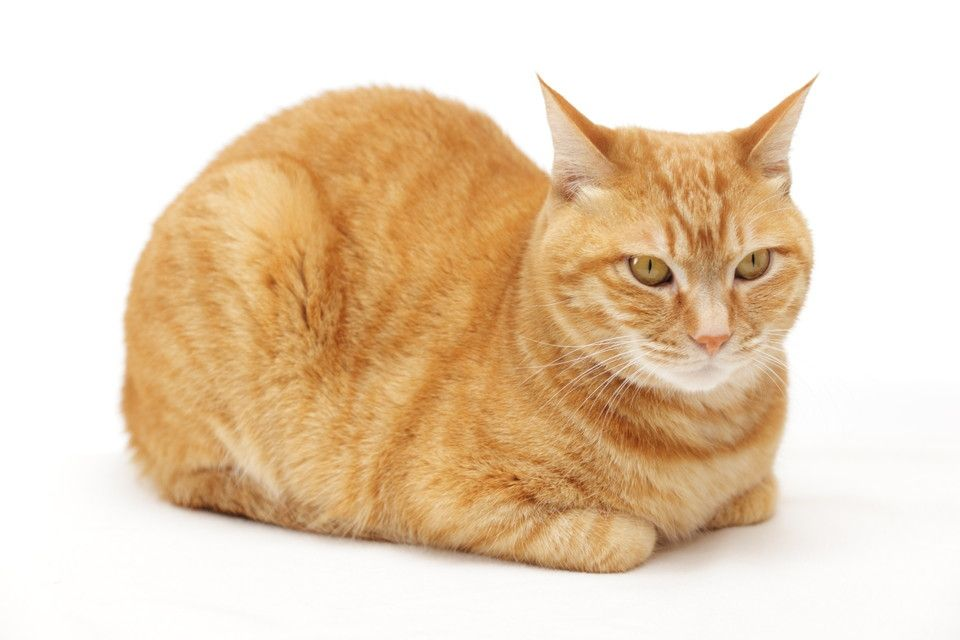
#> input picture Pract11/IM/1.jpg, 960 x 640 px; its folder holds only this picture in this run
$ python 11.1.py
#> lines starting #> are read from the running program, lines starting #| are printed output that depends on the picture
import os
from PIL import Image, ImageFilter

Dir = "filt"
os.makedirs(Dir, exist_ok=True)
Dir_res = "IM"

for i in os.listdir(Dir_res):
    a = os.path.join(Dir_res, i)
    if os.path.isfile(a):
        try:
            img = Image.open(a)
#> img is the input picture: PIL image 960x640 RGB; mean R, G, B 232.5, 210.2, 183.8
            cont = img.filter(ImageFilter.CONTOUR)
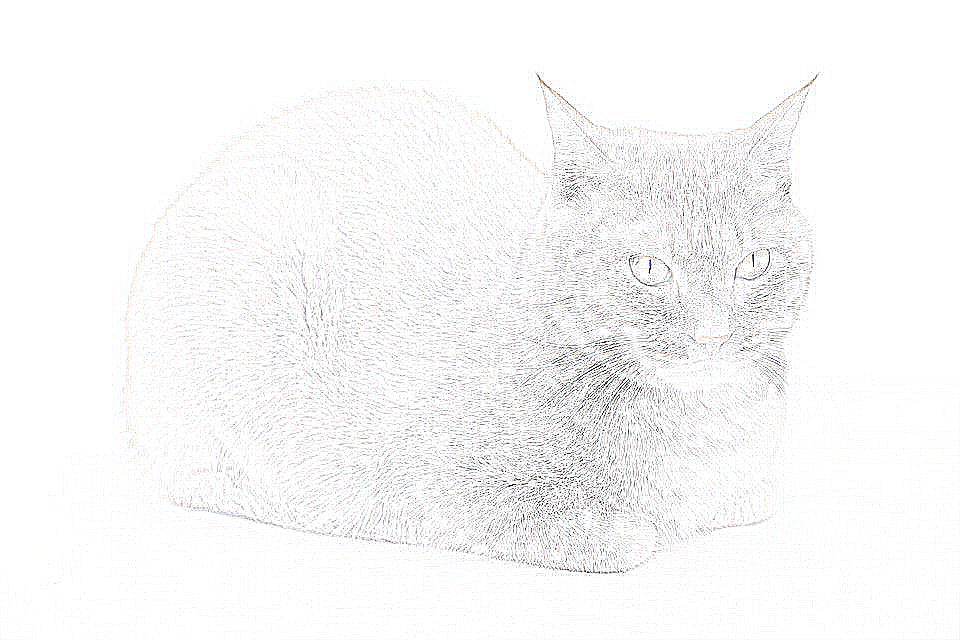
#> cont: PIL image 960x640 RGB; mean R, G, B 247.8, 247.8, 247.6
            name, tip = os.path.splitext(i)
            filt_f = os.path.join(Dir, f"{name}_cont{tip}")
            cont.save(filt_f)
            print(f"Фильтр применн к: {i}")
        except Exception as e:
            print(f"Не удалось применить фильтр к  {i}: {e}")
